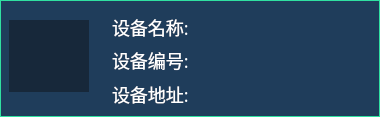
<?xml version="1.0" encoding="UTF-8"?>
<ui version="4.0">
 <class>DeviceListItemWidget</class>
 <widget class="QWidget" name="DeviceListItemWidget">
  <property name="geometry">
   <rect>
    <x>0</x>
    <y>0</y>
    <width>380</width>
    <height>117</height>
   </rect>
  </property>
  <property name="windowTitle">
   <string>Form</string>
  </property>
  <property name="styleSheet">
   <string notr="true">QWidget#DeviceListItemWidget_background
{
	background-color:#1F3D5B;
    border:1px solid #30E0A1;
}

QWidget#widget_device,QWidget#DeviceListItemWidget
{
	background: transparent;
}

QLabel#label_nameHint,QLabel#label_idHint,QLabel#label_ipHint,QLabel#label_deviceName,
QLabel#label_deviceIp,QLabel#label_deviceId
{
	font:18px Alibaba PuHuiTi 2.0;
	color:#FFFFFF;
}


QLabel#label_devicePic
{
	background-color: rgba(14, 19, 25, 0.5);
	background-image: url(:/resource/device_pic.png);
	background-position:center;
	background-repeat:no-repeat;
	
}

QLabel#label_icon
{
	border-image: url(:/resource/mark_pullstreamsuccess.png);
}

</string>
  </property>
  <layout class="QHBoxLayout" name="horizontalLayout">
   <property name="spacing">
    <number>0</number>
   </property>
   <property name="leftMargin">
    <number>0</number>
   </property>
   <property name="topMargin">
    <number>0</number>
   </property>
   <property name="rightMargin">
    <number>0</number>
   </property>
   <property name="bottomMargin">
    <number>0</number>
   </property>
   <item>
    <widget class="QWidget" name="DeviceListItemWidget_background" native="true">
     <layout class="QGridLayout" name="gridLayout_2">
      <property name="rightMargin">
       <number>9</number>
      </property>
      <item row="0" column="0">
       <layout class="QHBoxLayout" name="horizontalLayout_2">
        <property name="spacing">
         <number>0</number>
        </property>
        <property name="leftMargin">
         <number>0</number>
        </property>
        <property name="bottomMargin">
         <number>6</number>
        </property>
        <item>
         <widget class="QWidget" name="widget_device" native="true">
          <property name="minimumSize">
           <size>
            <width>88</width>
            <height>0</height>
           </size>
          </property>
          <widget class="QLabel" name="label_devicePic">
           <property name="geometry">
            <rect>
             <x>0</x>
             <y>11</y>
             <width>80</width>
             <height>72</height>
            </rect>
           </property>
           <property name="minimumSize">
            <size>
             <width>80</width>
             <height>72</height>
            </size>
           </property>
           <property name="maximumSize">
            <size>
             <width>80</width>
             <height>72</height>
            </size>
           </property>
           <property name="text">
            <string/>
           </property>
          </widget>
          <widget class="QLabel" name="label_icon">
           <property name="geometry">
            <rect>
             <x>60</x>
             <y>0</y>
             <width>28</width>
             <height>28</height>
            </rect>
           </property>
           <property name="minimumSize">
            <size>
             <width>28</width>
             <height>28</height>
            </size>
           </property>
           <property name="maximumSize">
            <size>
             <width>28</width>
             <height>28</height>
            </size>
           </property>
           <property name="text">
            <string/>
           </property>
          </widget>
          <zorder>label_icon</zorder>
          <zorder>label_devicePic</zorder>
         </widget>
        </item>
       </layout>
      </item>
      <item row="0" column="1">
       <layout class="QHBoxLayout" name="horizontalLayout_3">
        <property name="leftMargin">
         <number>0</number>
        </property>
        <property name="topMargin">
         <number>4</number>
        </property>
        <property name="rightMargin">
         <number>0</number>
        </property>
        <property name="bottomMargin">
         <number>0</number>
        </property>
        <item>
         <layout class="QGridLayout" name="gridLayout">
          <property name="leftMargin">
           <number>9</number>
          </property>
          <item row="0" column="0">
           <widget class="QLabel" name="label_nameHint">
            <property name="minimumSize">
             <size>
              <width>64</width>
              <height>25</height>
             </size>
            </property>
            <property name="text">
             <string>设备名称:</string>
            </property>
            <property name="alignment">
             <set>Qt::AlignLeading|Qt::AlignLeft|Qt::AlignVCenter</set>
            </property>
           </widget>
          </item>
          <item row="2" column="1">
           <widget class="QLabel" name="label_deviceIp">
            <property name="sizePolicy">
             <sizepolicy hsizetype="Expanding" vsizetype="Preferred">
              <horstretch>1</horstretch>
              <verstretch>0</verstretch>
             </sizepolicy>
            </property>
            <property name="text">
             <string/>
            </property>
            <property name="textInteractionFlags">
             <set>Qt::TextSelectableByMouse</set>
            </property>
           </widget>
          </item>
          <item row="0" column="1">
           <widget class="QLabel" name="label_deviceName">
            <property name="minimumSize">
             <size>
              <width>160</width>
              <height>25</height>
             </size>
            </property>
            <property name="sizePolicy">
             <sizepolicy hsizetype="Expanding" vsizetype="Preferred">
              <horstretch>1</horstretch>
              <verstretch>0</verstretch>
             </sizepolicy>
            </property>
            <property name="text">
             <string/>
            </property>
            <property name="alignment">
             <set>Qt::AlignLeading|Qt::AlignLeft|Qt::AlignVCenter</set>
            </property>
            <property name="textInteractionFlags">
             <set>Qt::TextSelectableByMouse</set>
            </property>
           </widget>
          </item>
          <item row="2" column="0">
           <widget class="QLabel" name="label_ipHint">
            <property name="minimumSize">
             <size>
              <width>64</width>
              <height>25</height>
             </size>
            </property>
            <property name="text">
             <string>设备地址:</string>
            </property>
            <property name="alignment">
             <set>Qt::AlignLeading|Qt::AlignLeft|Qt::AlignVCenter</set>
            </property>
           </widget>
          </item>
          <item row="1" column="0">
           <widget class="QLabel" name="label_idHint">
            <property name="minimumSize">
             <size>
              <width>64</width>
              <height>25</height>
             </size>
            </property>
            <property name="text">
             <string>设备编号:</string>
            </property>
            <property name="alignment">
             <set>Qt::AlignLeading|Qt::AlignLeft|Qt::AlignVCenter</set>
            </property>
           </widget>
          </item>
          <item row="1" column="1">
           <widget class="QLabel" name="label_deviceId">
            <property name="sizePolicy">
             <sizepolicy hsizetype="Expanding" vsizetype="Preferred">
              <horstretch>1</horstretch>
              <verstretch>0</verstretch>
             </sizepolicy>
            </property>
            <property name="text">
             <string/>
            </property>
            <property name="textInteractionFlags">
             <set>Qt::TextSelectableByMouse</set>
            </property>
           </widget>
          </item>
         </layout>
        </item>
       </layout>
      </item>
     </layout>
    </widget>
   </item>
  </layout>
 </widget>
 <resources/>
 <connections/>
</ui>
